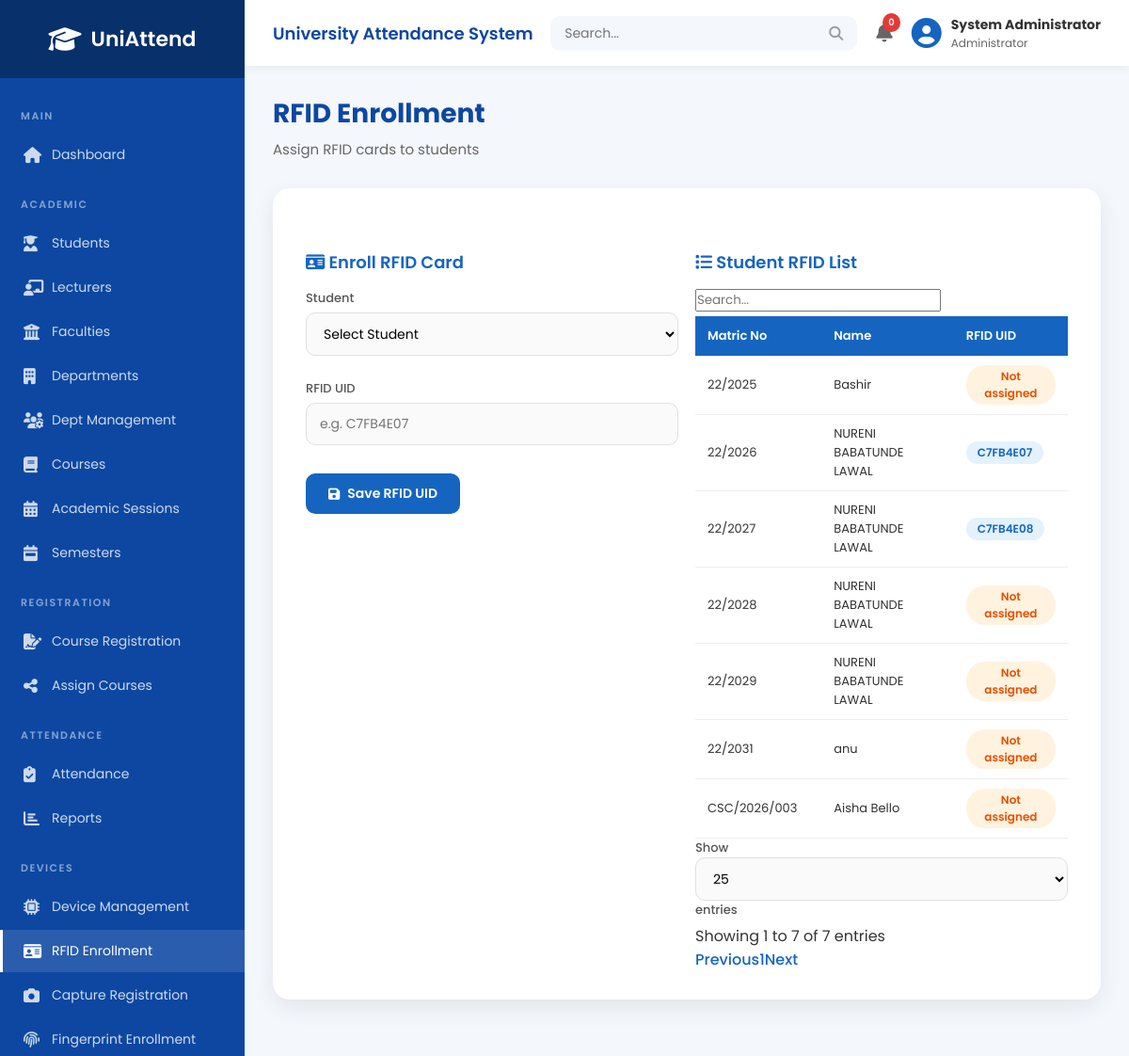
/admin/rfid_enrollment.php (signed in), run on the app's committed database.
### tables this page shows
CREATE TABLE `students` (
  `id` int(11) NOT NULL,
  `matric_no` varchar(50) NOT NULL,
  `fullname` varchar(150) NOT NULL,
  `email` varchar(150) DEFAULT NULL,
  `password` varchar(255) NOT NULL,
  `phone` varchar(20) DEFAULT NULL,
  `gender` enum('Male','Female') DEFAULT NULL,
  `department_id` int(11) NOT NULL,
  `level` varchar(20) NOT NULL,
  `academic_session_id` int(11) NOT NULL,
  `fingerprint_id` int(11) DEFAULT NULL,
  `rfid_uid` varchar(100) DEFAULT NULL,
  `passport` varchar(255) DEFAULT NULL,
  `status` enum('Active','Inactive') DEFAULT 'Active',
  `created_at` timestamp NOT NULL DEFAULT current_timestamp()
);

### admin/rfid_enrollment.php (the view, shortened to what this page needs)
<?php
require_once __DIR__ . '/../php/db_connect.php';
$students = mysqli_query($conn, "SELECT id, matric_no, fullname, rfid_uid FROM students WHERE status = 'Active' ORDER BY fullname ASC");
include "includes/header.php";
include "includes/sidebar.php";
include "includes/navbar.php";
?>
<div class="main-content">
<div class="page-title"><h1>RFID Enrollment</h1><p>Assign RFID cards to students</p></div>
<div class="form-box">
<div class="form-row">
<form method="POST">
<h3><i class="fas fa-id-card"></i> Enroll RFID Card</h3>
<label>Student</label>
<select name="student_id" required>
<option value="">Select Student</option>
<?php mysqli_data_seek($students, 0); while ($s = mysqli_fetch_assoc($students)) { ?>
<option value="<?php echo $s['id']; ?>"><?php echo $s['matric_no'] . " - " . $s['fullname'] . " | RFID: " . ($s['rfid_uid'] ?: 'None'); ?></option>
<?php } ?>
</select>
<br><br>
<label>RFID UID</label>
<input type="text" name="rfid_uid" placeholder="e.g. C7FB4E07" required>
<br><br>
<button type="submit" class="btn btn-primary"><i class="fas fa-save"></i> Save RFID UID</button>
</form>
<div>
<h3><i class="fas fa-list"></i> Student RFID List</h3>
<div class="table-wrap">
<table class="datatable">
<thead><tr><th>Matric No</th><th>Name</th><th>RFID UID</th></tr></thead>
<tbody>
<?php mysqli_data_seek($students, 0); while ($s = mysqli_fetch_assoc($students)) { ?>
<tr>
<td><?php echo $s['matric_no']; ?></td>
<td><?php echo $s['fullname']; ?></td>
<td><?php echo $s['rfid_uid'] ? '<span class="badge badge-info">' . $s['rfid_uid'] . '</span>' : '<span class="badge badge-warning">Not assigned</span>'; ?></td>
</tr>
<?php } ?>
</tbody>
</table>
</div>
</div>
</div>
</div>
</div>
<?php include "includes/footer.php"; ?>

### admin/assets/css/style.css (style rules this page uses)
:root { --primary: #1565c0; --primary-dark: #0d47a1; --primary-light: #42a5f5; --sidebar-bg: #0d47a1; --sidebar-dark: #08306b; --success: #4caf50; --success-bg: #e8f5e9; --success-text: #2e7d32; --danger: #e53935; --danger-bg: #ffebee; --danger-text: #c62828; --warning: #fb8c00; --warning-bg: #fff3e0; --warning-text: #e65100; --info: #2196f3; --info-bg: #e3f2fd; --info-text: #1565c0; --purple: #8e24aa; --dark: #37474f; --bg: #f4f7fc; --card-bg: #ffffff; --text: #333; --text-light: #666; --border: #e0e0e0; --radius: 18px; --radius-sm: 10px; --shadow: 0 8px 25px rgba(0,0,0,.08); --shadow-hover: 0 12px 35px rgba(0,0,0,.12); --transition: .3s; }
* { margin:0; padding:0; box-sizing:border-box; font-family:'Poppins',sans-serif; }
body { background:var(--bg); color:var(--text); min-height:100vh; }
.main-content { margin-left:260px; padding:30px; width:calc(100% - 260px); }
.page-title { margin-bottom:25px; }
.page-title h1 { font-size:28px; font-weight:700; color:var(--primary-dark); }
.page-title p { margin-top:5px; color:var(--text-light); font-size:15px; }
.form-box { max-width:1100px; margin:30px auto; background:var(--card-bg); padding:30px 35px; border-radius:var(--radius); box-shadow:var(--shadow); }
.form-box h3 { font-size:18px; font-weight:600; color:var(--primary); margin:25px 0 15px; padding-top:10px; }
.form-box label { display:block; font-weight:500; font-size:13px; color:#555; margin-bottom:5px; }
.form-box input[type="text"], .form-box input[type="email"], .form-box input[type="password"], .form-box input[type="number"], .form-box input[type="date"], .form-box input[type="tel"], .form-box select { width:100%; padding:11px 14px; border:1.5px solid var(--border); border-radius:var(--radius-sm); font-size:14px; outline:none; transition:var(--transition); background:#fafafa; }
.form-row { display:grid; grid-template-columns:1fr 1fr; gap:18px; }
.btn { display:inline-flex; align-items:center; gap:8px; padding:11px 24px; border:none; border-radius:var(--radius-sm); font-size:14px; font-weight:600; cursor:pointer; transition:var(--transition); text-decoration:none; }
.btn-primary { background:var(--primary); color:#fff; }
.form-box .btn { margin-top:5px; }
.table-wrap { overflow-x:auto; margin-top:15px; }
.form-box table, .dashboard-box table { width:100%; border-collapse:collapse; font-size:13px; }
.form-box table th, .dashboard-box table th { background:var(--primary); color:#fff; padding:11px 13px; text-align:left; font-weight:600; white-space:nowrap; }
.form-box table td, .dashboard-box table td { padding:10px 13px; border-bottom:1px solid #eee; vertical-align:middle; }
.badge { display:inline-block; padding:3px 12px; border-radius:20px; font-size:12px; font-weight:600; text-align:center; }
.badge-warning { background:var(--warning-bg); color:var(--warning-text); }
.badge-info { background:var(--info-bg); color:var(--info-text); }
.fade-in { animation:fadeIn .4s ease; }

### data on the page
students: matric_no "CSC/2026/003", fullname "Aisha Bello", shows "Not assigned"
students: matric_no "22/2031", fullname "anu", shows "Not assigned"
students: matric_no "22/2025", fullname "Bashir", shows "Not assigned"
students: matric_no "22/2026", fullname "NURENI BABATUNDE LAWAL", rfid_uid "C7FB4E07"
students: matric_no "22/2027", fullname "NURENI BABATUNDE LAWAL", rfid_uid "C7FB4E08"
students: matric_no "22/2028", fullname "NURENI BABATUNDE LAWAL", shows "Not assigned"
students: matric_no "22/2029", fullname "NURENI BABATUNDE LAWAL", shows "Not assigned"

### other printed values
$_SESSION['fullname'] "System Administrator"
